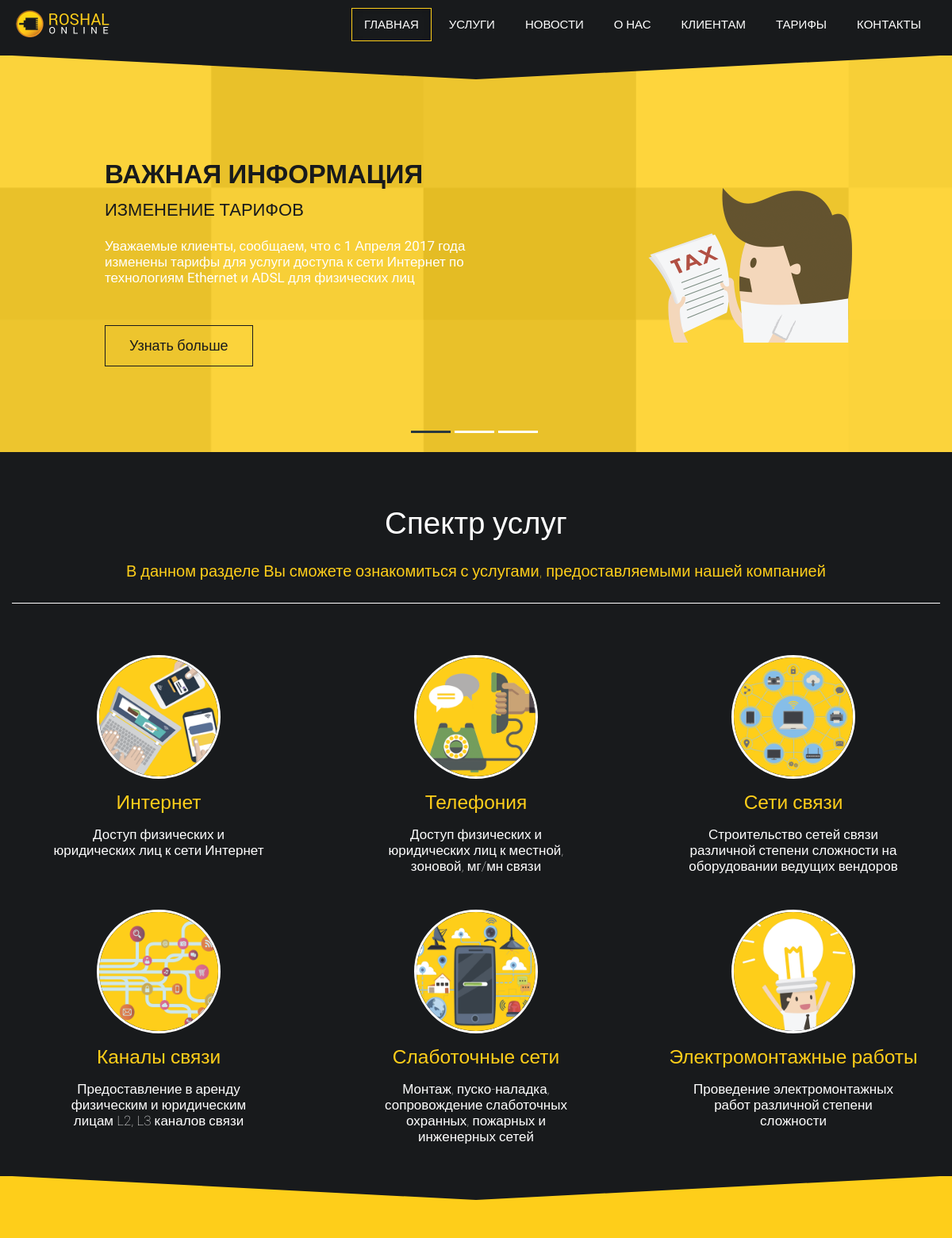
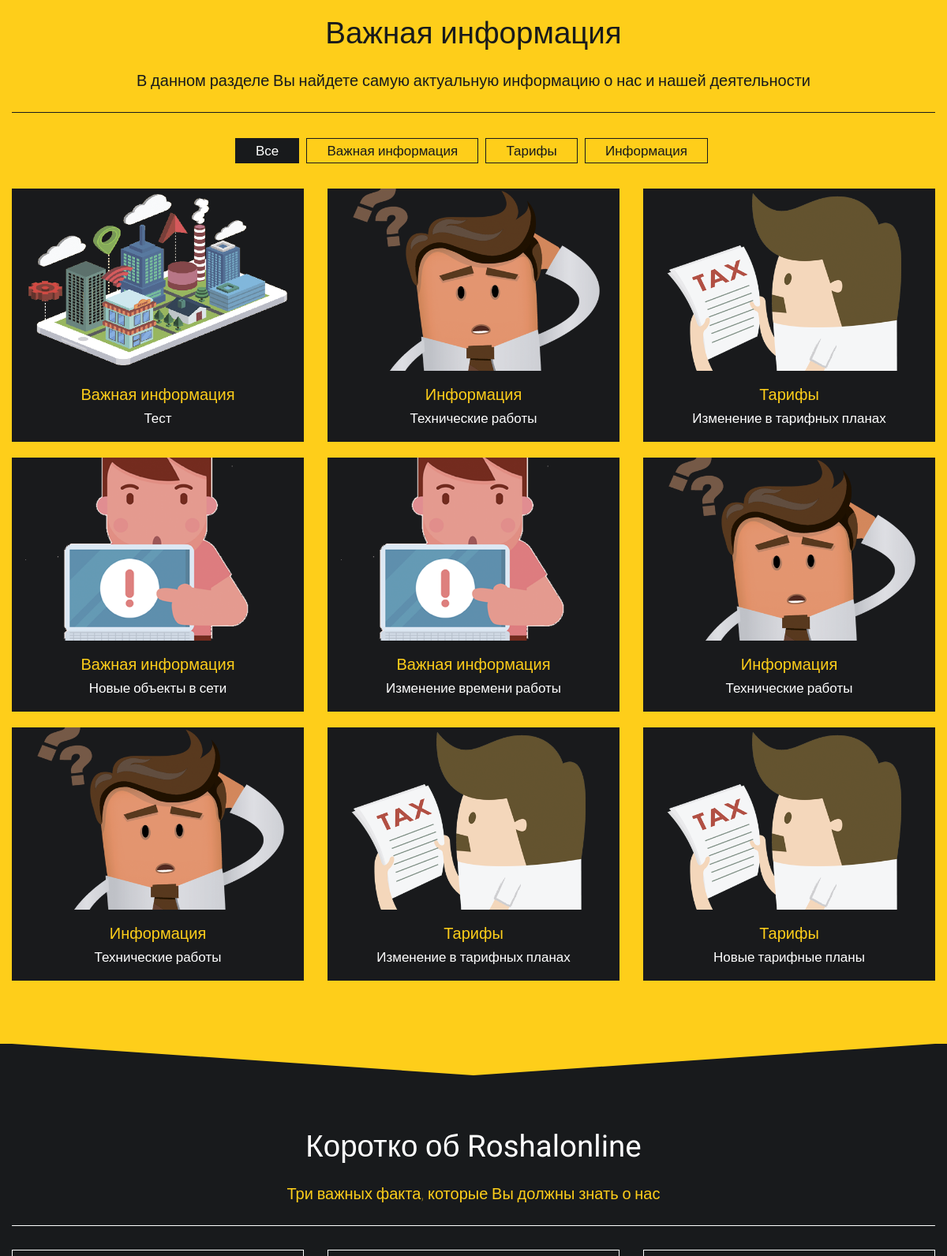
The page / (upper part) on the database its author committed (2 pictures, top to bottom).
### ro_app/models.py (models this page shows, shortened)
class SiteSections(models.Model):
    name = models.CharField(
        max_length=30,
        validators=[valid_symbols],
        verbose_name="Название раздела сайта",
        help_text="Укажите название раздела для сайта. Только строчные латинские буквы. Максимум 30 символов"
    )
    description = models.CharField(
        max_length=50,
        default=None,
        verbose_name="Описание",
        help_text="Введите описание для данной секции сайта. Максимум 50 символов"
    )
    class Meta:
        verbose_name = "Раздел сайта",
        verbose_name_plural = "Разделы сайта"

class TopPageInformation(models.Model):
    title = models.CharField(
        max_length=30,
        verbose_name="Заголовок",
        help_text="Укажите заголовок информера. Максимум 30 символов"
    )
    description = models.CharField(
        default=None,
        max_length=30,
        verbose_name="Краткое описание",
        help_text="Укажите описание информера. Максимум 30 символов"
    )
    message = models.CharField(
        max_length=300,
        verbose_name="Сообщение",
        help_text="Тело сообщения для информера. Максимум 300 символов"
    )
    image = models.ImageField(
        upload_to="images/top_page_images/",
        verbose_name="Изображение",
        help_text="Рекомендуемый размер изображения - 920 на 720 пикселей"
    )
    link_to_site_section = models.ForeignKey(
        SiteSections,
        on_delete=models.CASCADE,
        verbose_name="Ссылка на раздел сайта",
        help_text="Выберите на какой раздел сайта будет ссылаться информер"
    )
    creation_date = models.DateTimeField(
        auto_now=True,
        verbose_name="Дата создания"
    )
    class Meta:
        verbose_name = "Заметка в заголовке страницы",
        verbose_name_plural = "Заметки в заголовке страницы"

class InformationCategory(models.Model):
    name = models.CharField(
        max_length=30,
        validators=[valid_symbols],
        verbose_name="Название",
        help_text="Укажите название категории для новостей. Только строчные латинские буквы. Максимум 30 символов"
    )
    description = models.CharField(
        max_length=50,
        default=None,
        verbose_name="Описание",
        help_text="Введите описание данной категории. Максимум 50 символов"
    )
    image = models.ImageField(
        default=None,
        upload_to="images/default_category_news_images/",
        verbose_name="Изображение по умолчанию",
        help_text="Выберите изображение для категории, которое будет применяться ко "
                  " всем новостям категории без указания изображения ."
                  "Рекомендуемый размер изображения - 640 на 400 пикселей"
    )
    class Meta:
        verbose_name = "Категория новостей",
        verbose_name_plural = "Категории новостей"

class Notice(models.Model):
    category = models.ForeignKey(
        InformationCategory,
        on_delete=models.CASCADE,
        verbose_name="Категория",
        help_text="Выберите категорию, в которую попадет данная новость"
    )
    creation_date = models.DateTimeField(
        auto_now_add=True,
        verbose_name="Дата создания"
    )
    title = models.CharField(
        max_length=70,
        verbose_name="Заголовок",
        help_text="Укажите заголовок новости. Максимум 30 символов"
    )
    preview_title = models.CharField(
        max_length=50,
        verbose_name="Заголовок для превью",
        help_text="Укажите заголовок для превью новости. Максимум 50 символов"
    )
    use_default_image = models.BooleanField(
        default=None,
        verbose_name="Изображение по умолчанию",
        help_text="Укажите использовать ли изображение по умолчанию исходя из категории новости"
    )
    image = models.ImageField(
        default=None,
        blank=True,
        null=True,
        upload_to="images/news_images/",
        verbose_name="Изображение",
        help_text="Рекомендуемый размер изображения - 640 на 400 пикселей (иначе изображение будет масштабироваться "
                  "автоматически с возможной потерей качества)."
    )
    link_to_site_section = models.ForeignKey(
        SiteSections,
        on_delete=models.CASCADE,
        verbose_name="Ссылка на раздел сайта",
        help_text="Выберите на какой раздел сайта будет ссылаться данная новость"
    )
    description_for_link_to_site_section = models.CharField(
        default=None,
        max_length=50,
        verbose_name="Описание для ссылки на раздел сайта",
        help_text="Укажите описание для ссылки на соответствующий раздел сайта"
    )
    message = models.CharField(
        max_length=500,
        verbose_name="Сообщение",
        help_text="Тело сообщения для новости. Максимум 500 символов"
    )
    class Meta:
        verbose_name = "Новость",
        verbose_name_plural = "Новости"

### ro_app/views.py (the view)
# urls.py: 2. Add a URL to urlpatterns:  url(r'^$', views.home, name='home')
def home(request):
    author = "Alexey Kineev"
    site_sections = SiteSections.objects.all()
    info_categories = InformationCategory.objects.all()
    top_page_informers = TopPageInformation.objects.all().order_by('-creation_date')[:3]
    news = Notice.objects.all().order_by('-creation_date')[:9]
    internet_tarifs = InternetTarif.objects.all()
    phone_tarifs = PhoneTarif.objects.all()
    return render(
        request,
        'home.html',
        {
            'sections' : site_sections,
            'categories' : info_categories,
            'top_informers' : top_page_informers,
            'news' : news,
            'internet_tarifs' : internet_tarifs,
            'phone_tarifs' : phone_tarifs,
            'year' : datetime.datetime.now().year,
            'author' : author
        }
    )

### templates/home.html (shortened to what this page needs)
<!DOCTYPE html>
<html lang="en">
    <head>
        {% load staticfiles %}
        <link rel="stylesheet" type="text/css" href="{% static 'content/bootstrap.css' %}" />
        <link rel="stylesheet" type="text/css" href="{% static 'content/bootstrap-responsive.css' %}" />
        <link rel="stylesheet" type="text/css" href="{% static 'content/style.css' %}" />
        <link rel="stylesheet" type="text/css" href="{% static 'content/pluton.css' %}" />
        <link rel="stylesheet" type="text/css" href="{% static 'content/jquery.cslider.css' %}" />
        <link rel="stylesheet" type="text/css" href="{% static 'content/jquery-ui.css' %}" />
        <link rel="stylesheet" type="text/css" href="{% static 'content/jquery.bxslider.css' %}" />
        <link rel="stylesheet" type="text/css" href="{% static 'content/animate.css' %}" />
    </head>
    <body>
        {% block content %}
        <div class="navbar">
            <div class="navbar-inner">
                <div class="container">
                    <a href="#" class="brand">
                        <img src="{% static 'images/logo.png' %}" width="140" height="50" alt="Logo" />
                    </a>
                    <div class="nav-collapse collapse pull-right">
                        <ul class="nav" id="top-navigation">
                            {% for section in sections %}
                                {% if forloop.counter == 1 %}
                                    <li class="active"><a href="#{{ section.name }}">{{ section.description }}</a></li>
                                {% else %}
                                    <li><a href="#{{ section.name }}">{{ section.description }}</a></li>
                                {% endif %}
                            {% endfor %}
                        </ul>
                    </div>
                </div>
            </div>
        </div>
        <div id="home">
            <div id="da-slider" class="da-slider">
                <div class="triangle"></div>
                <div class="mask"></div>
                <div class="container">
                    {% for top_informer in top_informers %}
                        <div class="da-slide">
                            <h2 class="fittext2">{{ top_informer.title }}</h2>
                            <h4>{{ top_informer.description }}</h4>
                            <p>{{ top_informer.message }}</p>
                            <a href="#{{ top_informer.link_to_site_section.name }}" class="da-link button">Узнать больше</a>
                            <div class="da-img">
                                <img src="{{ top_informer.image.url }}" alt="image{{ forloop.counter }}" width="320">
                            </div>
                        </div>
                    {% endfor %}
                </div>
            </div>
        </div>
        <div class="section primary-section" id="service">
            <div class="container">
                <div class="title">
                    <h1>Спектр услуг</h1>
                    <p>В данном разделе Вы сможете ознакомиться с услугами, предоставляемыми нашей компанией</p>
                </div>
                <div class="row-fluid">
                    <div class="span4">
                        <div class="centered service">
                            <div class="circle-border zoom-in">
                                <img class="img-circle" src="{% static 'images/internet_service.png' %}" alt="service 1">
                            </div>
                            <h3>Интернет</h3>
                            <p>Доступ физических и юридических лиц к сети Интернет</p>
                        </div>
                    </div>
                    <div class="span4">
                        <div class="centered service">
                            <div class="circle-border zoom-in">
                                <img class="img-circle" src="{% static 'images/phone_service.png' %}" alt="service 2" />
                            </div>
                            <h3>Телефония</h3>
                            <p>Доступ физических и юридических лиц к местной, зоновой, мг/мн связи</p>
                        </div>
                    </div>
                    <div class="span4">
                        <div class="centered service">
                            <div class="circle-border zoom-in">
                                <img class="img-circle" src="{% static 'images/network_service.png' %}" alt="service 3">
                            </div>
                            <h3>Сети связи</h3>
                            <p>Строительство сетей связи различной степени сложности на оборудовании ведущих вендоров</p>
                        </div>
                    </div>
                </div>
                <div class="row-fluid">
                    <div class="span4">
                        <div class="centered service">
                            <div class="circle-border zoom-in">
                                <img class="img-circle" src="{% static 'images/channels_service.png' %}" alt="service 1">
                            </div>
                            <h3>Каналы связи</h3>
                            <p>Предоставление в аренду физическим и юридическим лицам L2, L3 каналов связи</p>
                        </div>
                    </div>
                    <div class="span4">
                        <div class="centered service">
                            <div class="circle-border zoom-in">
                                <img class="img-circle" src="{% static 'images/low_amper_network_service.png' %}" alt="service 2" />
                            </div>
                            <h3>Слаботочные сети</h3>
                            <p>Монтаж, пуско-наладка, сопровождение слаботочных охранных, пожарных и инженерных сетей</p>
                        </div>
                    </div>
                    <div class="span4">
                        <div class="centered service">
                            <div class="circle-border zoom-in">
                                <img class="img-circle" src="{% static 'images/electric_service.png' %}" alt="service 3">
                            </div>
                            <h3>Электромонтажные работы</h3>
                            <p>Проведение электромонтажных работ различной степени сложности </p>
                        </div>
                    </div>
                </div>
            </div>
        </div>
        <div class="section secondary-section " id="news">
            <div class="triangle"></div>
            <div class="container">
                <div class=" title">
                    <h1>Важная информация</h1>
                    <p>В данном разделе Вы найдете самую актуальную информацию о нас и нашей деятельности</p>
                </div>
                <ul class="nav nav-pills">
                    <li class="filter" data-filter="all">
                        <a href="#noAction">Все</a>
                    </li>
                    {% for category in categories %}
                        <li class="filter" data-filter="{{ category.name }}">
                            <a href="#noAction">{{ category.description }}</a>
                        </li>
                    {% endfor %}
                </ul>
                <ul id="news-grid" class="thumbnails row">
                    {% for one_news in news %}
                        <li class="span4 mix {{ one_news.category.name }}">
                            <div class="thumbnail">
                                {% if one_news.use_default_image %}
                                    <img src="{{ one_news.category.image.url }}" alt="news {{ forloop.counter }}">
                                {% else %}
                                    <img src="{{ one_news.image.url }}" alt="news {{ forloop.counter }}">
                                {% endif %}
                                <h3>{{ one_news.category.description }}</h3>
                                <p>{{ one_news.preview_title }}</p>
                            </div>
                        </li>
                    {% endfor %}
                </ul>
            </div>
        </div>
        <div class="section primary-section" id="about">
            <div class="triangle"></div>
            <div class="container">
                <div class="title">
                    <h1>Коротко об Roshalonline</h1>
                    <p>Три важных факта, которые Вы должны знать о нас</p>
                </div>
                <div class="row-fluid team">
                    <div class="span4" id="first-person">
                        <div class="thumbnail">
                        </div>
                    </div>
                    <div class="span4" id="second-person">
                        <div class="thumbnail">
                        </div>
                    </div>
                    <div class="span4" id="third-person">
                        <div class="thumbnail">
                        </div>
                    </div>
                </div>
            </div>
        </div>
        {% endblock %}
    </body>
</html>

### rows shown on the page
SiteSections: description "ГЛАВНАЯ"
SiteSections: description "УСЛУГИ"
SiteSections: description "НОВОСТИ"
SiteSections: description "О НАС"
SiteSections: description "КЛИЕНТАМ"
SiteSections: description "ТАРИФЫ"
SiteSections: description "КОНТАКТЫ"
TopPageInformation: title "ВАЖНАЯ ИНФОРМАЦИЯ", description "ИЗМЕНЕНИЕ ТАРИФОВ", message "Уважаемые клиенты, сообщаем, что с 1 Апреля 2017 года изменены тарифы для услуги доступа к сети Интернет по технологиям Ethernet и ADSL для физических лиц", image (placeholder picture)
InformationCategory: description "Важная информация"
InformationCategory: description "Тарифы"
InformationCategory: description "Информация"
Notice: image (picture), category.description "Важная информация", preview_title "Тест"
Notice: category.image (placeholder picture), category.description "Информация", preview_title "Технические работы"
Notice: category.image (placeholder picture), category.description "Тарифы", preview_title "Изменение в тарифных планах"
Notice: category.image (placeholder picture), category.description "Важная информация", preview_title "Новые объекты в сети"
Notice: category.image (placeholder picture), category.description "Важная информация", preview_title "Изменение времени работы"
Notice: category.image (placeholder picture), category.description "Информация", preview_title "Технические работы"
Notice: category.image (placeholder picture), category.description "Информация", preview_title "Технические работы"
Notice: category.image (placeholder picture), category.description "Тарифы", preview_title "Изменение в тарифных планах"
Notice: category.image (placeholder picture), category.description "Тарифы", preview_title "Новые тарифные планы"
